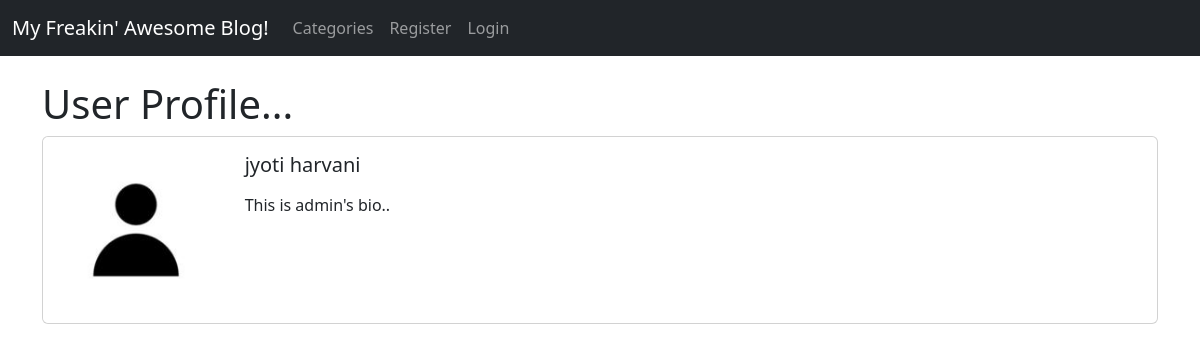
The page /1/profile/ on the database its author committed.
### theblog1/models.py (models this page shows, shortened)
class Profile(models.Model):
	user = models.OneToOneField(User, null=True, on_delete=models.CASCADE)
	bio = models.TextField()
	profile_pic = models.ImageField(null = True, blank = True, upload_to = "images/profile")
	website_url = models.CharField(max_length=255, null = True, blank = True)
	facebook_url = models.CharField(max_length=255, null = True, blank = True)
	twitter_url = models.CharField(max_length=255, null = True, blank = True)
	instagram_url = models.CharField(max_length=255, null = True, blank = True)
	pinterest_url = models.CharField(max_length=255, null = True, blank = True)

### members/views.py (the view)
# urls.py: path('<int:pk>/profile/',ShowProfilePageView.as_view(), name = 'show_profile_page'),
class ShowProfilePageView(DetailView):
	model = Profile
	template_name = 'registration/user_profile.html'
	def get_context_data(self, *args, **kwargs):
		users = Profile.objects.all()
		context = super(ShowProfilePageView,self).get_context_data()
		page_user = get_object_or_404(Profile,id = self.kwargs['pk'])
		context["page_user"] = page_user
		return context

### members/templates/registration/user_profile.html (shortened to what this page needs)
{% extends 'base.html' %}
{% load static %}
{% block content %}
<h1>User Profile...</h1>
<div class="card mb-3">
  <div class="row g-0">
    <div class="col-md-2">
    	{% if page_user.profile_pic %}
      		<img src="{{ page_user.profile_pic.url }}" class="img-fluid rounded-start">
      	{% else %}
      	<img src="{% static 'theblog/images/default_profile_pic.jpg'%}" class="img-fluid rounded-start" alt="Profile picture not available">
    	{% endif %}
    </div>
    <div class="col-md-10">
      <div class="card-body">
        <h5 class="card-title">
        	{{ page_user.user.first_name }}
			{{ page_user.user.last_name }}</h5>
        <p class="card-text">
        	{{ page_user.bio}}<small class="text-body-secondary"></small></p>
      </div>
    </div>
  </div>
</div>
{% endblock %}

### rows shown on the page
Profile: user.first_name "jyoti", user.last_name "harvani", bio "This is admin's bio.."
